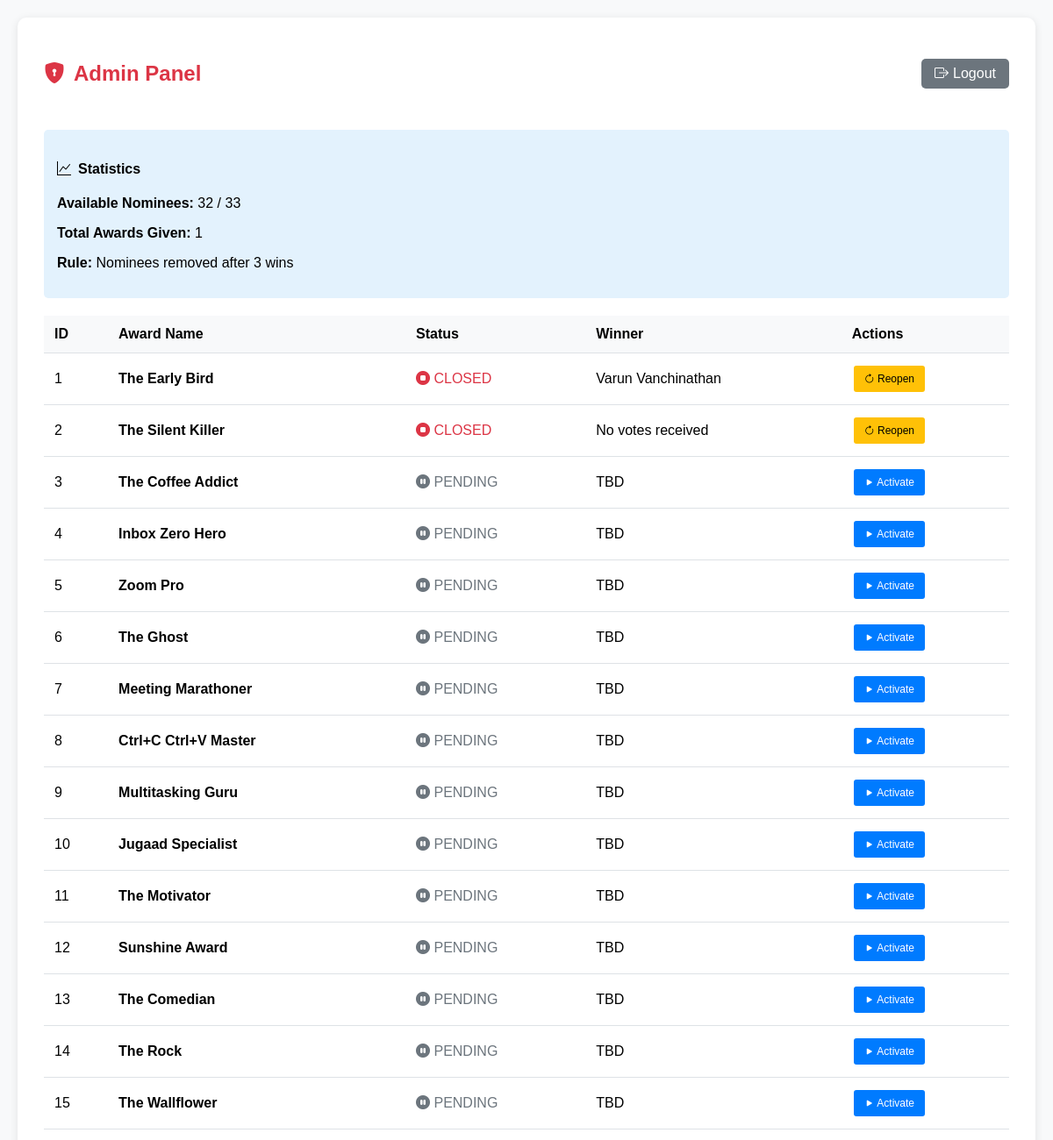
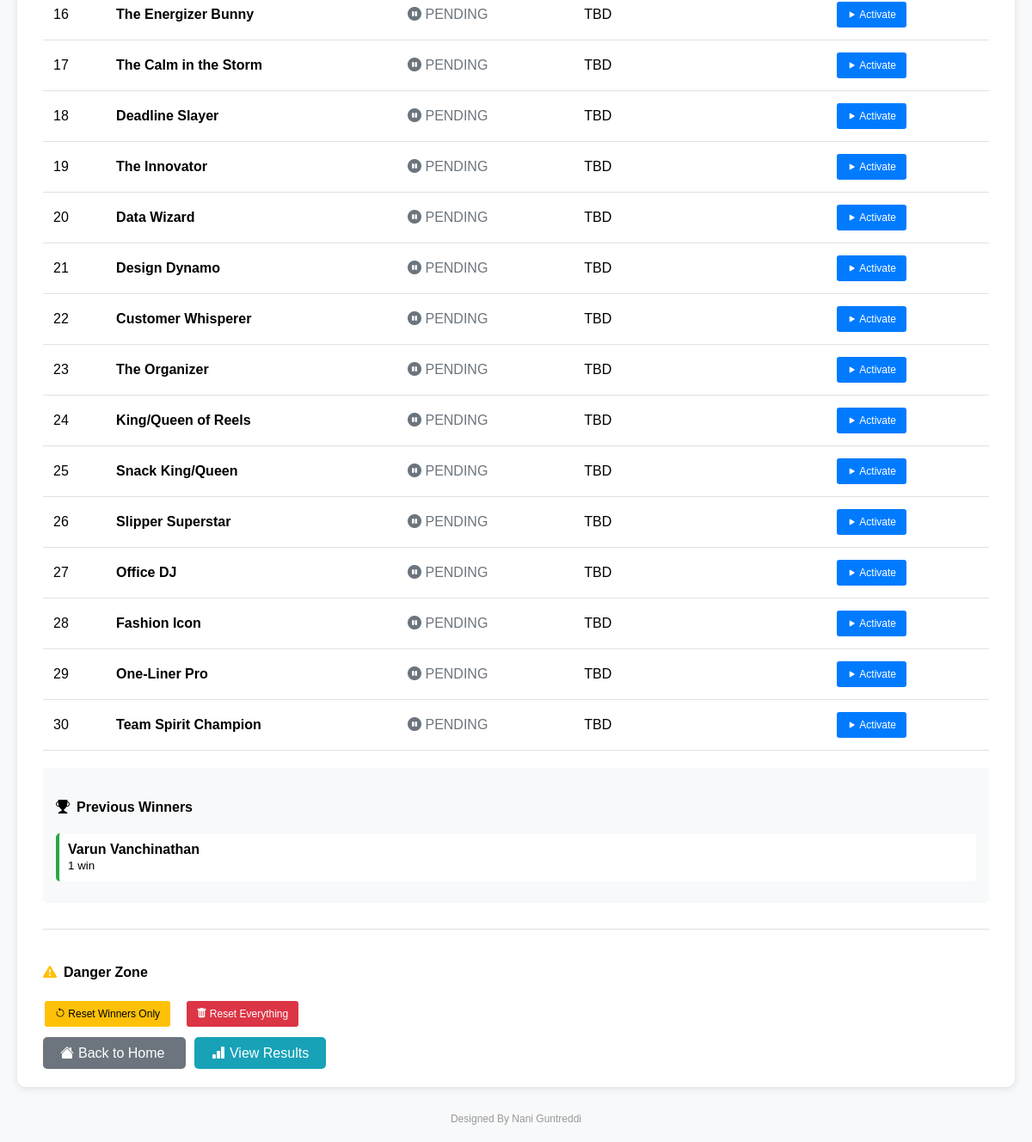
/admin (signed in), run on an earlier commit of the app's database (2 pictures, top to bottom).
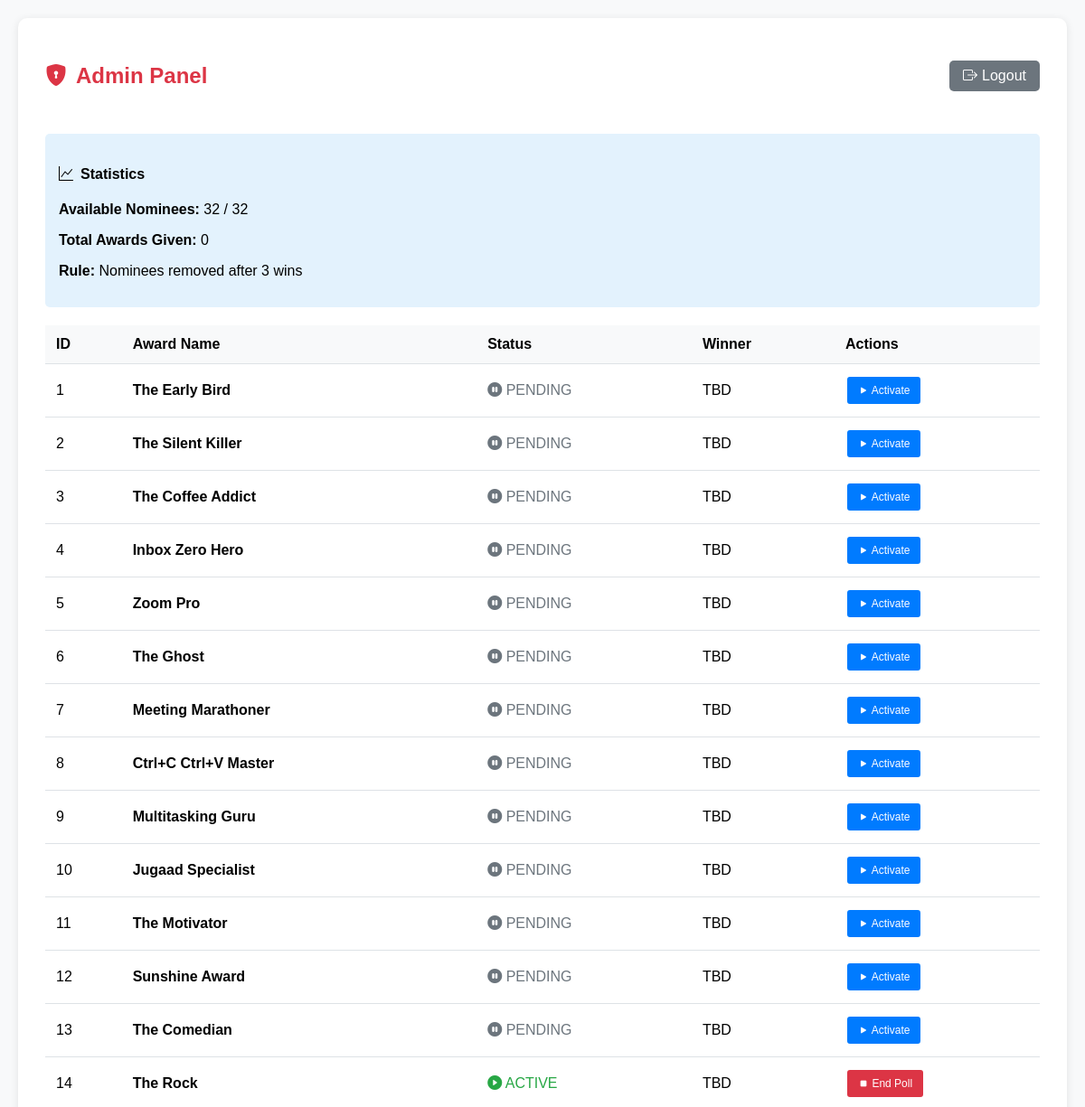
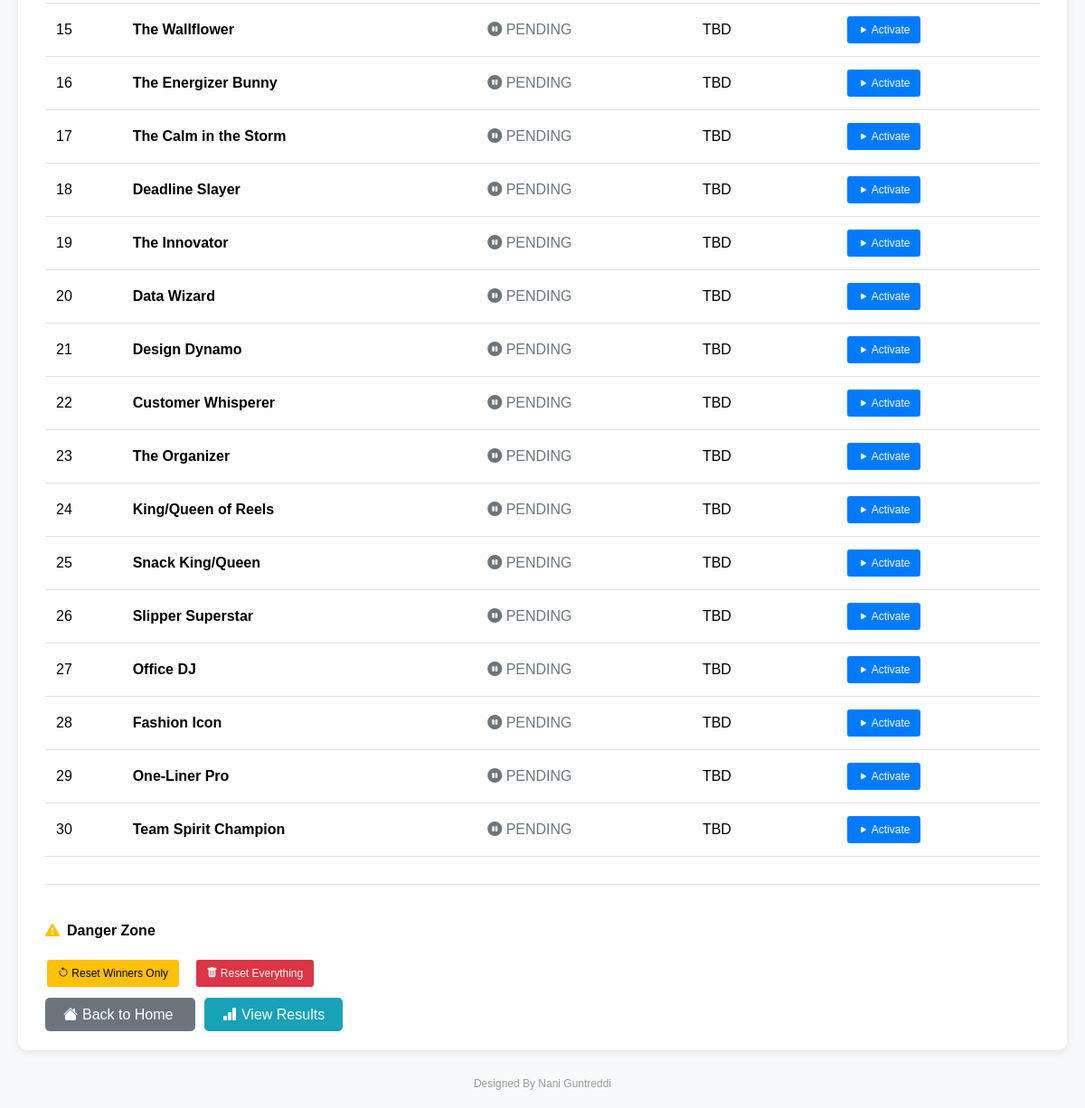
And on a later commit of the database (2 pictures, top to bottom).
### tables this page shows
CREATE TABLE awards (
                id INTEGER PRIMARY KEY,
                name TEXT,
                description TEXT,
                posted BOOLEAN DEFAULT 0,
                winner TEXT,
                current BOOLEAN DEFAULT 0
            );

CREATE TABLE winners (
                id INTEGER PRIMARY KEY AUTOINCREMENT,
                nominee TEXT,
                award_id INTEGER,
                award_name TEXT,
                won_date TIMESTAMP DEFAULT CURRENT_TIMESTAMP
            );

### app.py (the view, shortened to what this page needs)
@app.route("/admin", methods=["GET", "POST"])
def admin_panel():
    if not check_admin_auth():
        return redirect("/admin_login")
    with db_conn() as conn:
        c = conn.cursor()
        c.execute("SELECT id, name, posted, winner, current FROM awards ORDER BY id")
        awards = c.fetchall()
        c.execute("SELECT nominee, award_name FROM winners ORDER BY won_date")
        winners_list = c.fetchall()
        available_count = len(get_available_nominees())
    return render_template("admin.html", awards=awards, winners_list=winners_list, available_count=available_count)

### app.py (called while the page is built)
def db_conn():
    return sqlite3.connect(DB_FILE)

def get_available_nominees():
    with db_conn() as conn:
        c = conn.cursor()
        c.execute("SELECT nominee, COUNT(*) as win_count FROM winners GROUP BY nominee")
        winner_counts = c.fetchall()
        excluded_nominees = [nominee for nominee, count in winner_counts if count >= 3]
        return [nominee for nominee in NOMINEES if nominee not in excluded_nominees]

@app.before_request
def assign_key():
    if not hasattr(app, '_db_initialized'):
        init_db()
        app._db_initialized = True

def check_admin_auth():
    return session.get('admin_authenticated') == True

### templates/admin.html (shortened to what the changed rows need)
<!DOCTYPE html>
<html>
<head>
    <link href="https://cdn.jsdelivr.net/npm/bootstrap-icons@1.10.0/font/bootstrap-icons.css" rel="stylesheet">
</head>
<body>
    <div class="container">
        <div class="admin-header">
            <h2><i class="bi bi-shield-lock-fill" style="margin-right:10px;"></i>Admin Panel</h2>
        </div>
        <div class="stats">
            <h4><i class="bi bi-graph-up" style="margin-right:8px;"></i>Statistics</h4>
            <p><strong>Available Nominees:</strong> {{ available_count }} / {{ winners_list|length + available_count }}</p>
            <p><strong>Total Awards Given:</strong> {{ winners_list|length }}</p>
            <p><strong>Rule:</strong> Nominees removed after 3 wins</p>
        </div>
        <table>
            <thead>
                <tr>
                    <th>ID</th>
                    <th>Award Name</th>
                    <th>Status</th>
                    <th>Winner</th>
                    <th>Actions</th>
                </tr>
            </thead>
            <tbody>
                {% for award_id, name, posted, winner, current in awards %}
                <tr>
                    <td>{{ award_id }}</td>
                    <td><strong>{{ name }}</strong></td>
                    <td>
                        {% if current %}
                            <span style="color:#28a745;"><i class="bi bi-play-circle-fill"></i> ACTIVE</span>
                        {% elif posted %}
                            <span style="color:#dc3545;"><i class="bi bi-stop-circle-fill"></i> CLOSED</span>
                        {% else %}
                            <span style="color:#6c757d;"><i class="bi bi-pause-circle-fill"></i> PENDING</span>
                        {% endif %}
                    </td>
                    <td>{{ winner or "TBD" }}</td>
                    <td>
                        {% if not current and not posted %}
                            <form method="post" style="display:inline;">
                                <button type="submit" name="action" value="set_current" class="btn btn-primary">
                                    <i class="bi bi-play-fill"></i> Activate
                                </button>
                            </form>
                        {% endif %}
                        {% if current %}
                            <form method="post" style="display:inline;">
                                <button type="submit" name="action" value="end" class="btn btn-danger">
                                    <i class="bi bi-stop-fill"></i> End Poll
                                </button>
                            </form>
                        {% endif %}
                        {% if posted %}
                            <form method="post" style="display:inline;">
                                <button type="submit" name="action" value="reopen" class="btn btn-warning">
                                    <i class="bi bi-arrow-clockwise"></i> Reopen
                                </button>
                            </form>
                        {% endif %}
                    </td>
                </tr>
                {% endfor %}
            </tbody>
        </table>
        {% if winners_list %}
        <div class="winners-section">
            <h4><i class="bi bi-trophy-fill" style="margin-right:8px;"></i>Previous Winners</h4>
            {% set winner_counts = {} %}
            <div class="winner-grid">
                {% for winner in winner_counts %}
                    <div class="winner-card {% if winner_counts[winner] >= 3 %}retired{% elif winner_counts[winner] == 2 %}warning{% endif %}">
                        <strong>{{ winner }}</strong><br>
                        <small>
                            {{ winner_counts[winner] }} win{{ 's' if winner_counts[winner] != 1 else '' }}
                        </small>
                    </div>
                {% endfor %}
            </div>
        </div>
        {% endif %}
    </div>
</body>
</html>

What changed in the data, as far as the page shows it:
removed winners: nominee "Varun Vanchinathan", nominee "1"
changed awards "The Early Bird": winner "Varun Vanchinathan" → "TBD"; posted "CLOSED Reopen" → "PENDING Activate"
changed awards "The Silent Killer": winner "No votes received" → "TBD"; posted "CLOSED Reopen" → "PENDING Activate"
changed awards "The Rock": current "PENDING Activate" → "ACTIVE End Poll"
Also different on the page:
{{ winners_list|length + available_count }}: "33" → "32"
{{ winners_list|length }}: "1" → "0"
text no longer shown: "Previous Winners"
